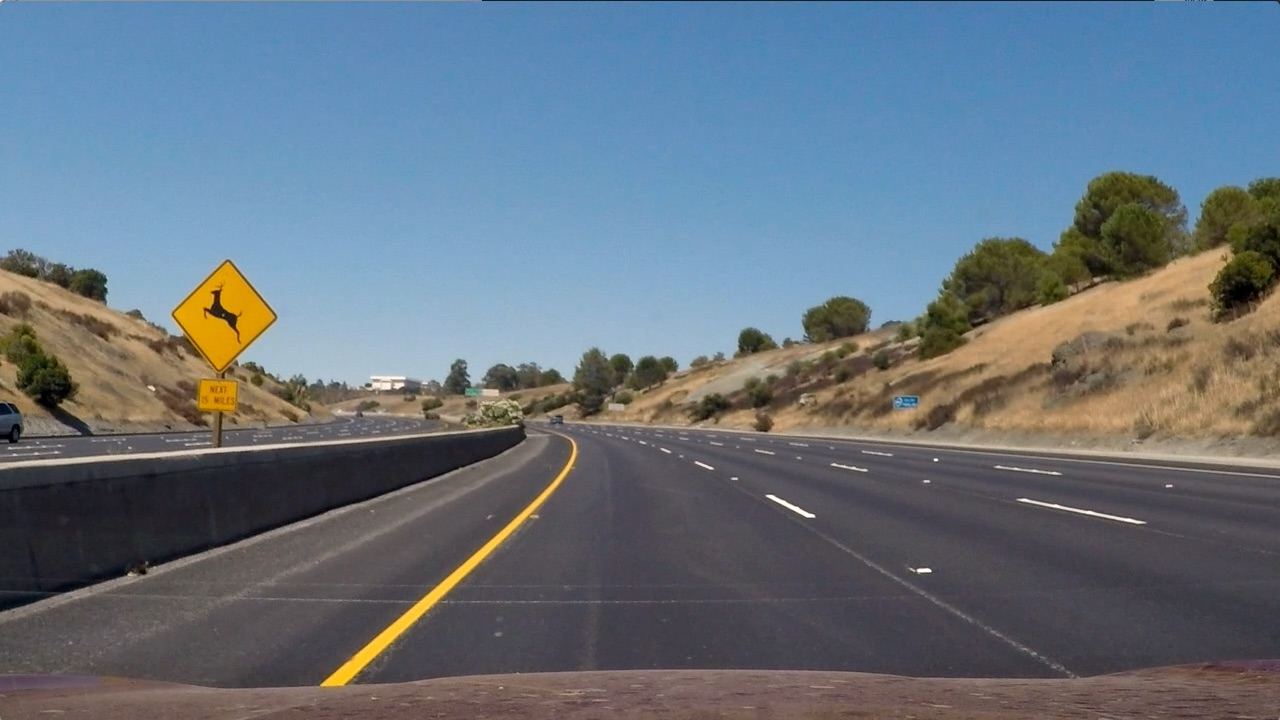
#> input picture test_images/test2.jpg, 1280 x 720 px
$ python PerspectiveTransformer.py
#> lines starting #> are read from the running program, lines starting #| are printed output that depends on the picture
import numpy as np
import cv2


class PerspectiveTransformer():
    '''
    Calcula a transformação de perspectiva
    que leva a uma visão 'aérea'. Considerando
    que as vias são suficientemente planas.
    '''
    def __init__(self):
        OFFSET = 260
        Y_HORIZON = 470
        Y_BOTTOM = 720

        # Pontos iniciais
        src = np.float32([[ 300, Y_BOTTOM],
                          [ 580, Y_HORIZON],
                          [ 730, Y_HORIZON],
                          [1100, Y_BOTTOM]])

        # Pontos finais
        dst = np.float32([
            (src[0][0]  + OFFSET, Y_BOTTOM),
            (src[0][0]  + OFFSET, 0),
            (src[-1][0] - OFFSET    , 0),
            (src[-1][0] - OFFSET    , Y_BOTTOM)])

        # Calcula a transformada de perspectiva
        self.M = cv2.getPerspectiveTransform(src, dst)

        # Calcula a transformada inversa de perspectiva
        self.Minv = cv2.getPerspectiveTransform(dst, src)


    def warp(self, image):
        return cv2.warpPerspective(image, self.M, (image.shape[1], image.shape[0]), flags=cv2.INTER_LINEAR)


    def inverseWarp(self, image):
        return cv2.warpPerspective(image, self.Minv, (image.shape[1], image.shape[0]), flags=cv2.INTER_LINEAR)

if __name__ == "__main__":
    import matplotlib.pyplot as plt

    img = cv2.imread('test_images/test2.jpg')
#> img is the input picture: shape (720, 1280, 3); mean B, G, R 125.5, 114.6, 102.8
    imgpt =  PerspectiveTransformer().warp(img)
#> in warp, `return cv2.warpPerspective(image, self.M, (image.shape[1], image.shape..`:
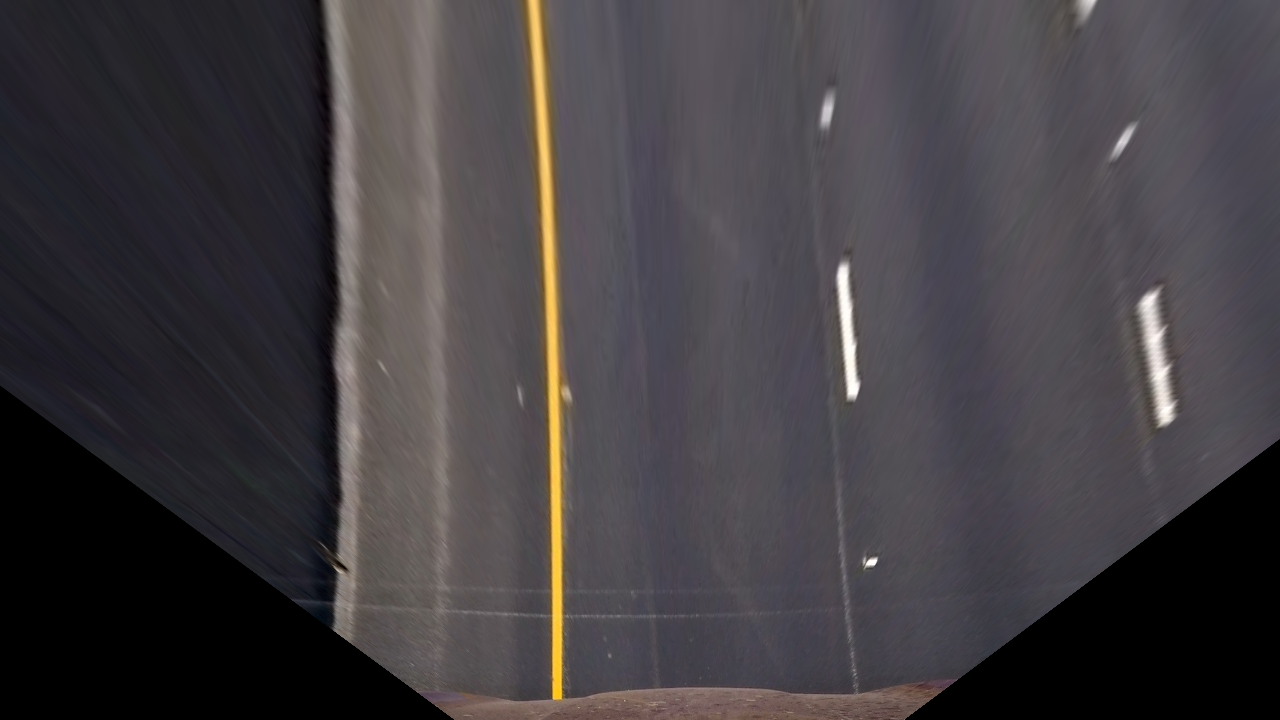
#> returned value: shape (720, 1280, 3); mean of channels 0, 1, 2 66.1, 62.6, 66.5; drawn as B, G, R

    plt.imshow(imgpt)
    plt.show()

$ run again, with test_images/test1.jpg copied over test_images/test2.jpg
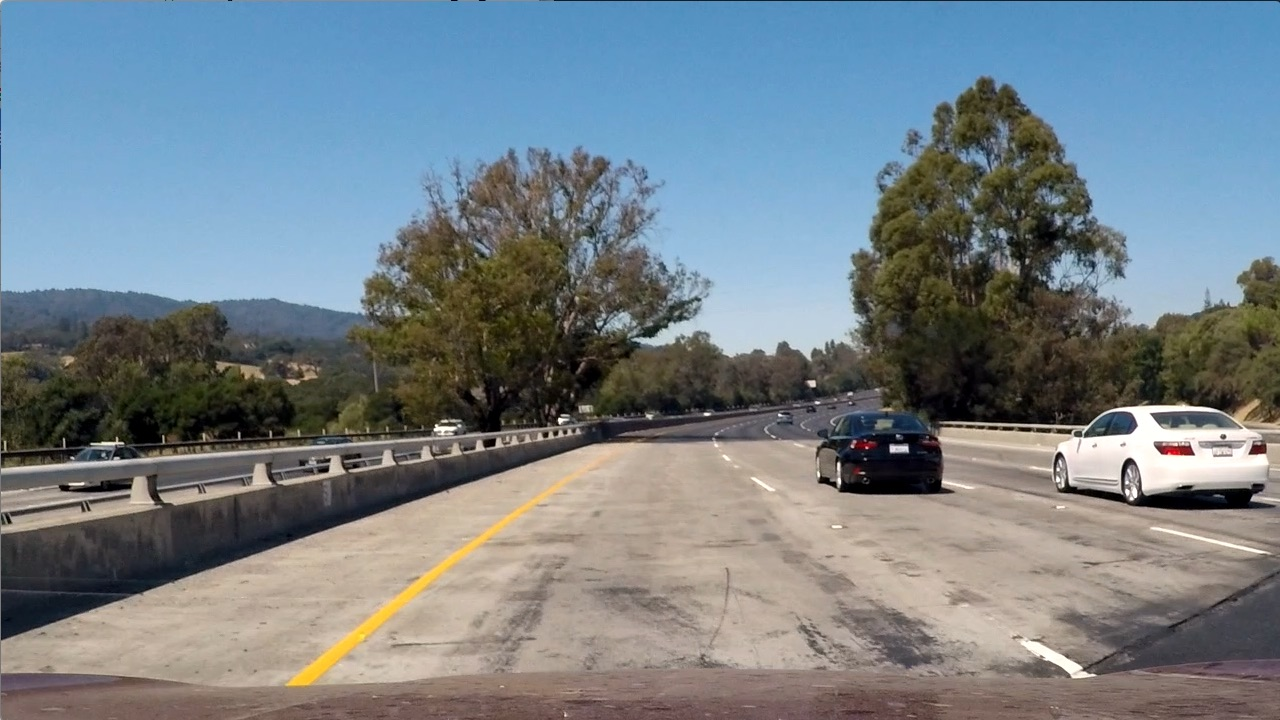
#> input picture test_images/test1.jpg, 1280 x 720 px
#> img is the input picture: shape (720, 1280, 3); mean B, G, R 135.5, 128.7, 117.5
#> in warp, `return cv2.warpPerspective(image, self.M, (image.shape[1], image.shape..`:
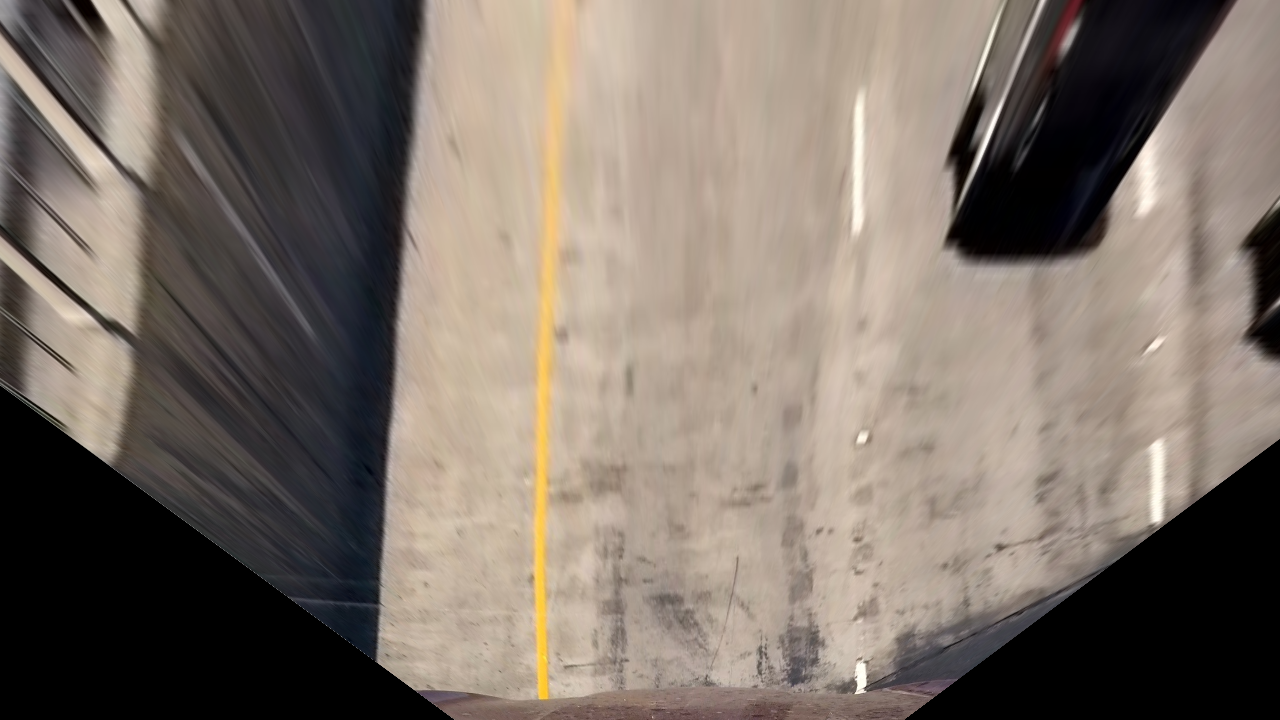
#> returned value: shape (720, 1280, 3); mean of channels 0, 1, 2 104, 113.3, 124.3; drawn as B, G, R

$ run again, with test_images/test3.jpg copied over test_images/test2.jpg
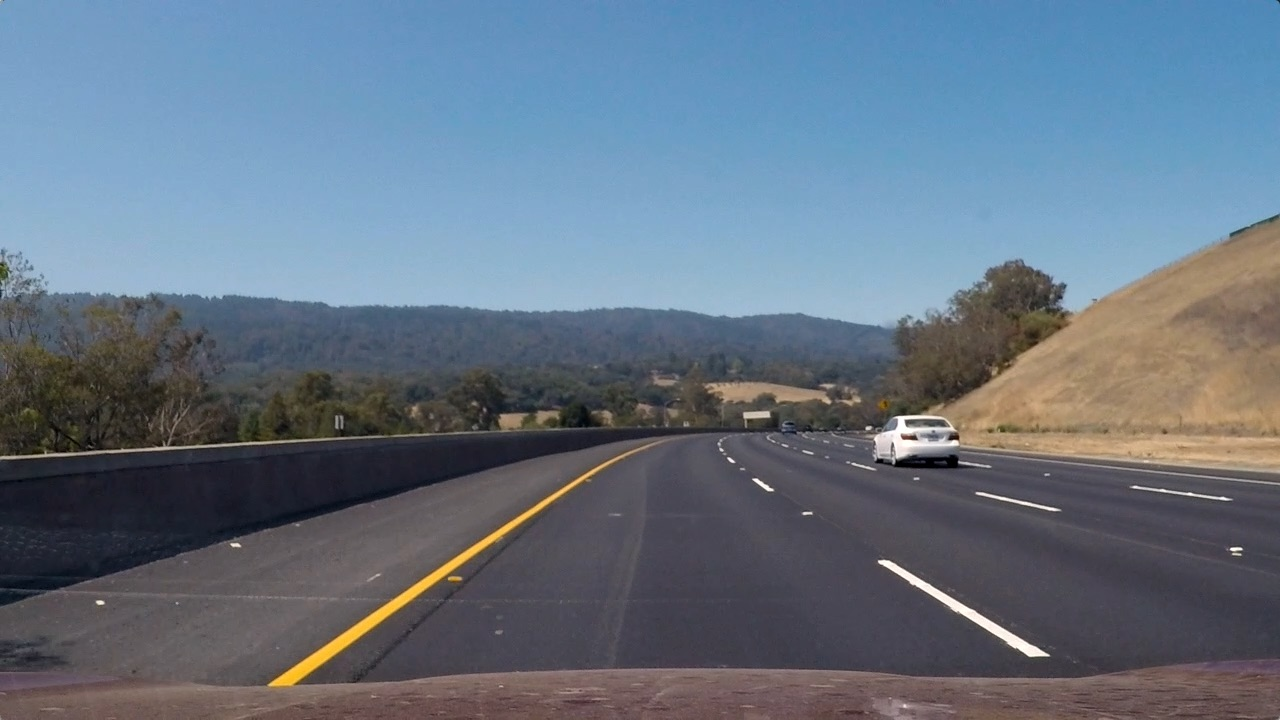
#> input picture test_images/test3.jpg, 1280 x 720 px
#> img is the input picture: shape (720, 1280, 3); mean B, G, R 130.7, 115.3, 101.1
#> in warp, `return cv2.warpPerspective(image, self.M, (image.shape[1], image.shape..`:
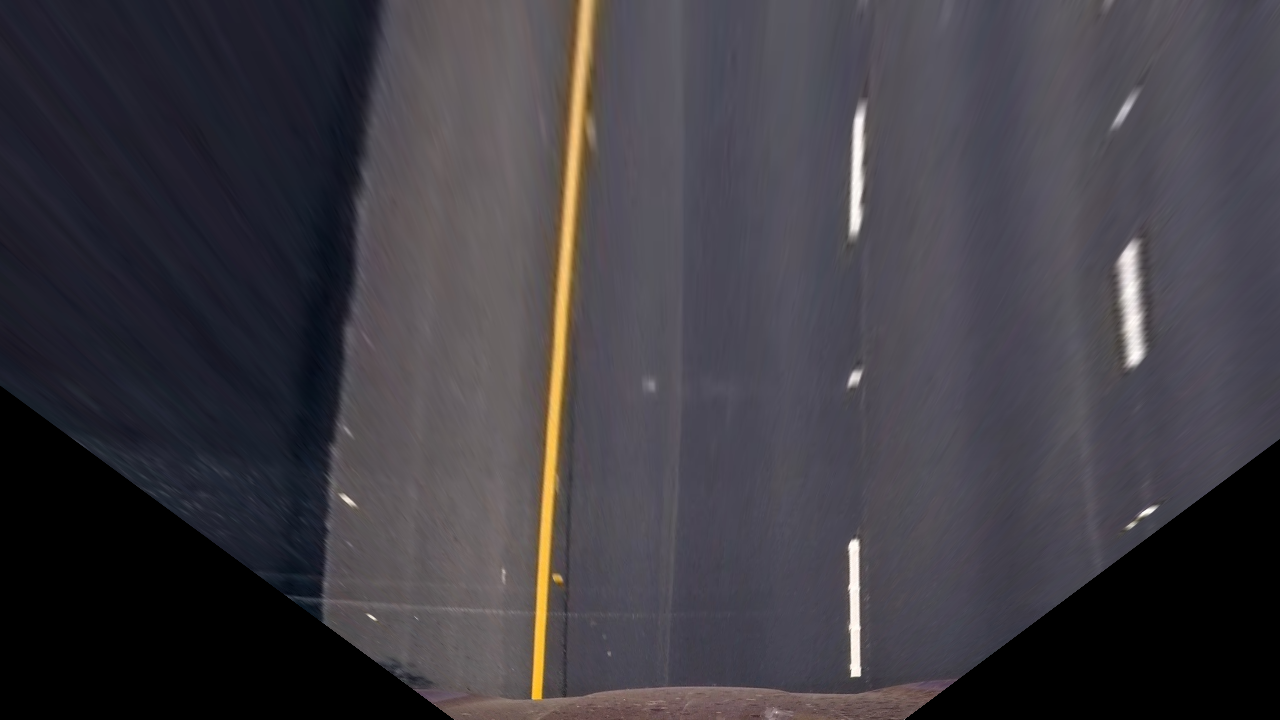
#> returned value: shape (720, 1280, 3); mean of channels 0, 1, 2 67.3, 60.8, 63.6; drawn as B, G, R

$ run again, with test_images/test4.jpg copied over test_images/test2.jpg
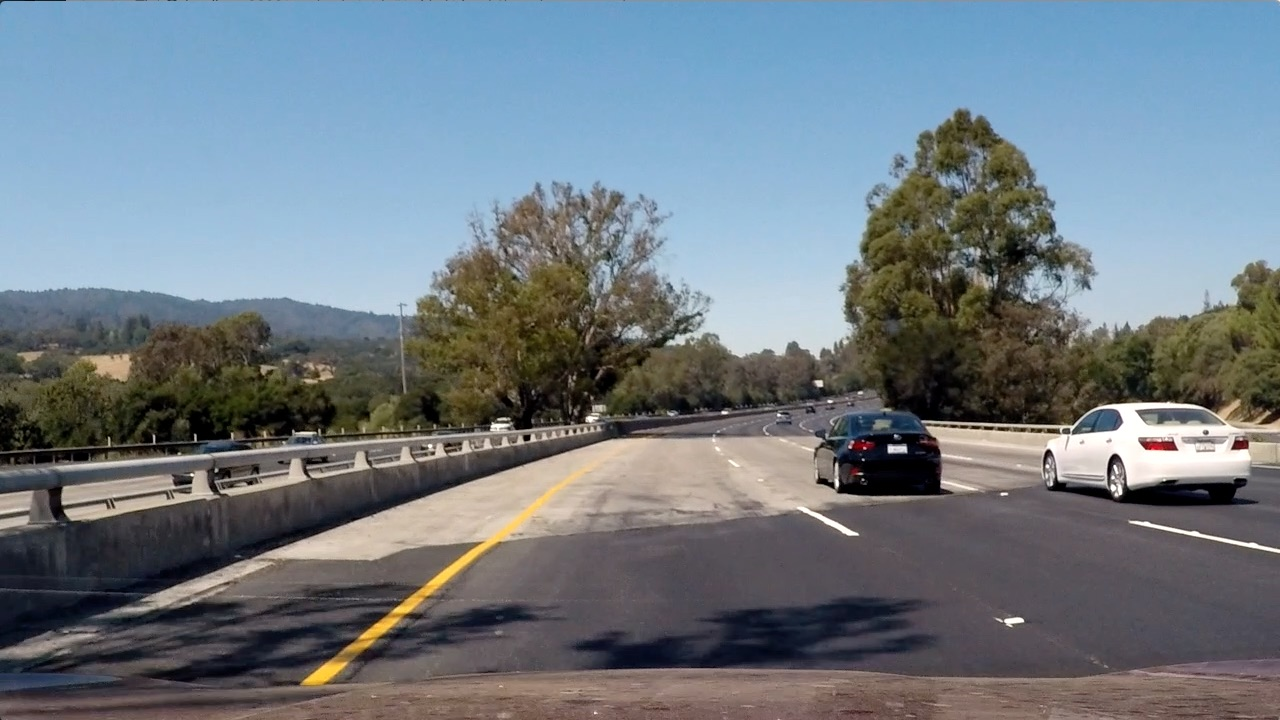
#> input picture test_images/test4.jpg, 1280 x 720 px
#> img is the input picture: shape (720, 1280, 3); mean B, G, R 130.9, 122.7, 112.2
#> in warp, `return cv2.warpPerspective(image, self.M, (image.shape[1], image.shape..`:
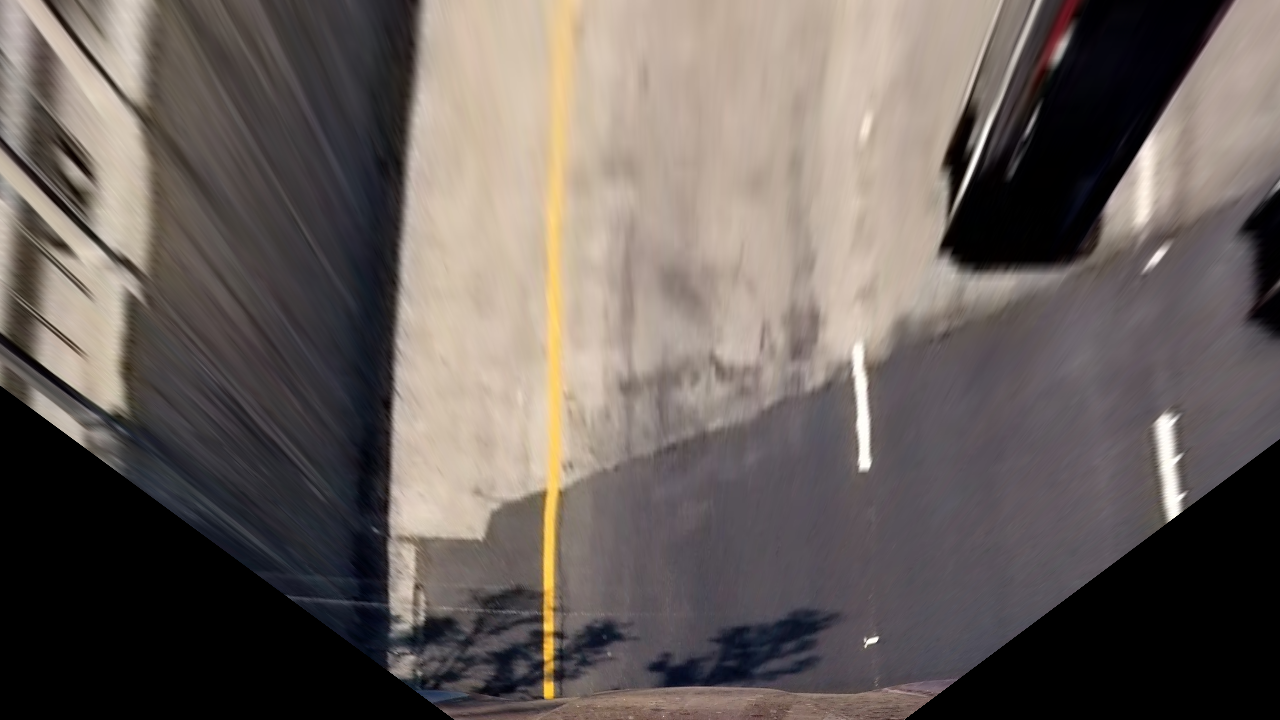
#> returned value: shape (720, 1280, 3); mean of channels 0, 1, 2 91.3, 95.5, 104.1; drawn as B, G, R
